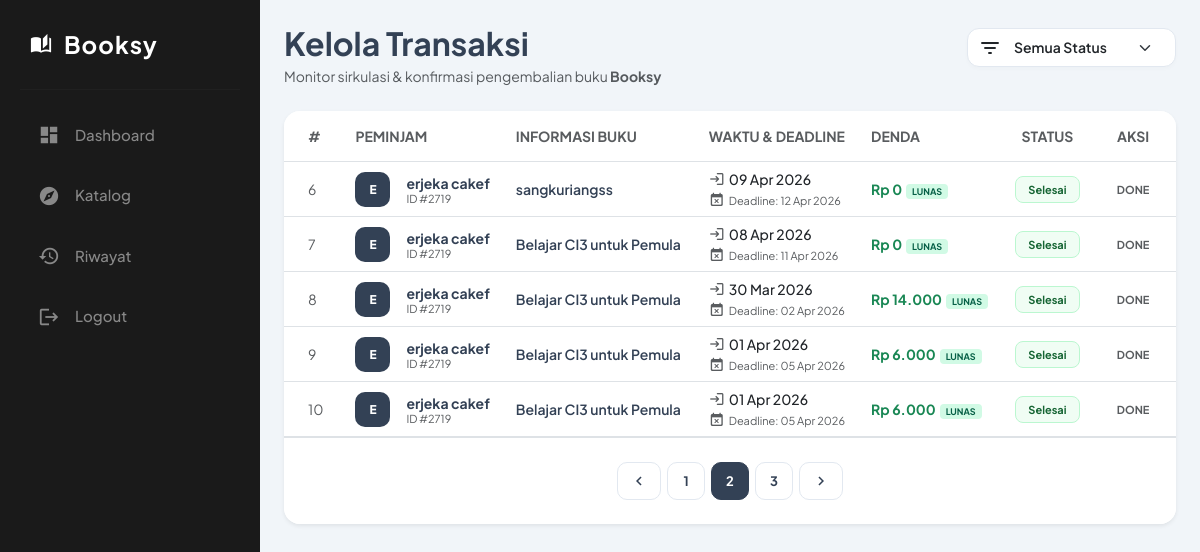
Screenshot of /admin/transaksi/5 with the database file from the repository.
### tables this page shows
CREATE TABLE `peminjaman` (
  `id_peminjaman` int(11) NOT NULL,
  `id_user` int(11) DEFAULT NULL,
  `id_buku` int(11) DEFAULT NULL,
  `tanggal_pinjam` date NOT NULL,
  `tanggal_kembali_real` date DEFAULT NULL,
  `tanggal_deadline` date DEFAULT NULL,
  `status` enum('menunggu','disetujui','ditolak','kembali','pending_kembali') DEFAULT 'menunggu',
  `denda` int(11) DEFAULT 0,
  `status_bayar` enum('belum','lunas') NOT NULL DEFAULT 'belum'
);

CREATE TABLE `users` (
  `id_user` int(11) NOT NULL,
  `username` varchar(50) NOT NULL,
  `password` varchar(255) NOT NULL,
  `nama_lengkap` varchar(100) NOT NULL,
  `alamat` text DEFAULT NULL,
  `role` enum('admin','siswa') DEFAULT 'siswa',
  `created_at` timestamp NOT NULL DEFAULT current_timestamp()
);

CREATE TABLE `buku` (
  `id_buku` int(11) NOT NULL,
  `id_kategori` int(11) DEFAULT NULL,
  `judul` varchar(255) NOT NULL,
  `penulis` varchar(100) DEFAULT NULL,
  `penerbit` varchar(100) DEFAULT NULL,
  `tahun_terbit` int(4) DEFAULT NULL,
  `stok` int(11) DEFAULT 0
);

### index.php (called while the page is built, shortened)
<?php
require_once BASEPATH . 'core/CodeIgniter.php';

### application/views/admin/v_transaksi.php (the view, shortened to what this page needs)
<link href="https://cdn.jsdelivr.net/npm/bootstrap@5.3.0/dist/css/bootstrap.min.css" rel="stylesheet">
<div class="main-content-wrapper">
    <div class="container-fluid p-4">
        <div class="row align-items-center mb-4">
            <div class="col-md-7">
                <h2 class="fw-bold text-dark-grey mb-1">Kelola Transaksi</h2>
                <p class="text-muted small mb-0">Monitor sirkulasi & konfirmasi pengembalian buku <span class="fw-bold">Booksy</span></p>
            </div>
            <div class="col-md-5 mt-3 mt-md-0">
                <form action="<?= base_url('admin/transaksi') ?>" method="GET" class="d-flex gap-2 justify-content-md-end">
                    <div class="filter-box">
                        <span class="material-icons-round">filter_list</span>
                        <select name="status" class="form-select border-0 shadow-none bg-transparent" onchange="this.form.submit()">
                            <option value="">Semua Status</option>
                        </select>
                    </div>
                </form>
            </div>
        </div>
        <div class="card border-0 shadow-sm rounded-4 overflow-hidden mb-4">
            <div class="table-responsive">
                <table class="table table-hover align-middle mb-0">
                    <thead class="bg-light-grey text-uppercase">
                        <tr>
                            <th class="px-4 py-3 text-muted fw-bold small" width="50">#</th>
                            <th class="py-3 text-muted fw-bold small">Peminjam</th>
                            <th class="py-3 text-muted fw-bold small">Informasi Buku</th>
                            <th class="py-3 text-muted fw-bold small">Waktu & Deadline</th>
                            <th class="py-3 text-muted fw-bold small">Denda</th>
                            <th class="py-3 text-muted fw-bold small text-center">Status</th>
                            <th class="py-3 text-muted fw-bold small text-center px-4">Aksi</th>
                        </tr>
                    </thead>
                    <tbody>
                        <?php if(!empty($transaksi)): ?>
                            <?php
                            $no = $this->uri->segment(3) ? $this->uri->segment(3) + 1 : 1;
                            foreach ($transaksi as $t): ?>
                            <tr>
                                <td class="px-4 text-muted small"><?= $no++; ?></td>
                                <td>
                                    <div class="d-flex align-items-center gap-3">
                                        <div class="avatar-circle">
                                            <?= strtoupper(substr($t->nama_lengkap, 0, 1)); ?>
                                        </div>
                                        <div>
                                            <div class="fw-bold text-dark-grey small"><?= $t->nama_lengkap; ?></div>
                                            <div class="text-muted extra-small">ID #<?= $t->id_user; ?></div>
                                        </div>
                                    </div>
                                </td>
                                <td>
                                    <div class="fw-semibold text-dark-grey small"><?= $t->judul; ?></div>
                                </td>
                                <td>
                                    <div class="date-stack">
                                        <div class="d-flex align-items-center gap-1 small fw-medium">
                                            <span class="material-icons-round fs-6 text-muted">login</span>
                                            <?= date('d M Y', strtotime($t->tanggal_pinjam)); ?>
                                        </div>
                                        <div class="d-flex align-items-center gap-1 extra-small mt-1 <?= (strtotime($t->tanggal_deadline) < time() && $t->status != 'kembali') ? 'text-danger fw-bold' : 'text-muted' ?>">
                                            <span class="material-icons-round fs-6">event_busy</span>
                                            Deadline: <?= date('d M Y', strtotime($t->tanggal_deadline)); ?>
                                        </div>
                                    </div>
                                </td>
                                <td>
                                    <?php if ($t->status == 'kembali'): ?>
                                        <div class="text-success fw-bold small">Rp <?= number_format($t->denda, 0, ',', '.') ?><span class="ms-1 badge-lunas">LUNAS</span></div>
                                    <?php else: ?>
                                        <div class="fw-bold small <?= ($t->denda > 0) ? 'text-danger' : 'text-muted opacity-50' ?>">
                                            Rp <?= number_format($t->denda, 0, ',', '.') ?>
                                        </div>
                                    <?php endif; ?>
                                </td>
                                <td class="text-center">
                                    <?php
                                    $status_map = [
                                        'menunggu' => ['label' => 'Pengajuan', 'class' => 'st-waiting'],
                                        'disetujui' => ['label' => 'Dipinjam', 'class' => 'st-active'],
                                        'pending_kembali' => ['label' => 'Menunggu Konfirmasi', 'class' => 'st-pending'],
                                        'kembali' => ['label' => 'Selesai', 'class' => 'st-success'],
                                        'ditolak' => ['label' => 'Ditolak', 'class' => 'st-danger'],
                                    ];
                                    $st = $status_map[$t->status] ?? ['label' => 'Unknown', 'class' => 'bg-secondary'];
                                    ?>
                                    <span class="badge-status <?= $st['class'] ?>"><?= $st['label'] ?></span>
                                </td>
                                <td class="px-4">
                                    <div class="d-flex gap-2 justify-content-center">
                                        <?php if ($t->status == 'menunggu'): ?>
                                            <a href="<?= base_url('admin/setuju_pinjam/'.$t->id_peminjaman.'/'.$t->id_buku); ?>" class="btn-action approve" title="Setujui">
                                                <span class="material-icons-round">check_circle</span>
                                            </a>
                                            <a href="<?= base_url('admin/tolak_pinjam/'.$t->id_peminjaman); ?>" class="btn-action reject" onclick="return confirm('Tolak pengajuan ini?')" title="Tolak">
                                                <span class="material-icons-round">cancel</span>
                                            </a>
                                        <?php else: ?>
                                            <span class="text-muted fw-bold extra-small">DONE</span>
                                        <?php endif; ?>
                                    </div>
                                </td>
                            </tr>
                            <?php endforeach; ?>
                        <?php endif; ?>
                    </tbody>
                </table>
            </div>
            <div class="pagination-container d-flex justify-content-center py-4 bg-white border-top">
                <?= $pagination ?? '' ?>
            </div>
        </div>
    </div>
</div>

### application/views/admin/v_transaksi.php (style rules this page uses)
.main-content-wrapper { margin-left: 260px; min-height: 100vh; transition: 0.3s; }
.text-dark-grey { color: var(--dark-grey); }
.bg-light-grey { background-color: var(--light-grey); }
.extra-small { font-size: 11px; }
.filter-box { background: white; border-radius: 12px; border: 1px solid var(--border-color); display: flex; align-items: center; padding: 2px 10px; box-shadow: 0 2px 4px rgba(0,0,0,0.02); }
.filter-box select { font-size: 14px; font-weight: 600; cursor: pointer; }
.avatar-circle { width: 35px; height: 35px; background: var(--dark-grey); color: white; border-radius: 10px; display: flex; align-items: center; justify-content: center; font-weight: 800; font-size: 12px; }
.table thead th { border-top: none; white-space: nowrap; }
.badge-lunas { font-size: 9px; background: #d1fae5; color: #065f46; padding: 2px 6px; border-radius: 4px; margin-left: 5px; }
.badge-status { padding: 6px 12px; border-radius: 8px; font-size: 11px; font-weight: 700; display: inline-block; white-space: nowrap; }
.st-success { background: #f0fdf4; color: #166534; border: 1px solid #bbf7d0; }
.pagination-container a, .pagination-container strong { display: inline-flex; align-items: center; justify-content: center; min-width: 38px; height: 38px; margin: 0 3px; padding: 0 12px; border-radius: 10px; text-decoration: none; font-weight: 700; font-size: 13px; transition: 0.2s; }
.pagination-container a { background: white; color: var(--dark-grey); border: 1px solid var(--border-color); }

### rows the page displays
peminjaman: id_user.nama_lengkap "E", id_user.nama_lengkap "erjeka cakef", id_user "2719", id_buku.judul "sangkuriangss", tanggal_pinjam "09 Apr 2026", tanggal_deadline "12 Apr 2026", denda "0", status "Selesai", shows "DONE"
peminjaman: id_user.nama_lengkap "E", id_user.nama_lengkap "erjeka cakef", id_user "2719", id_buku.judul "Belajar CI3 untuk Pemula", tanggal_pinjam "08 Apr 2026", tanggal_deadline "11 Apr 2026", denda "0", status "Selesai", shows "DONE"
peminjaman: id_user.nama_lengkap "E", id_user.nama_lengkap "erjeka cakef", id_user "2719", id_buku.judul "Belajar CI3 untuk Pemula", tanggal_pinjam "30 Mar 2026", tanggal_deadline "02 Apr 2026", denda "14.000", status "Selesai", shows "DONE"
peminjaman: id_user.nama_lengkap "E", id_user.nama_lengkap "erjeka cakef", id_user "2719", id_buku.judul "Belajar CI3 untuk Pemula", tanggal_pinjam "01 Apr 2026", tanggal_deadline "05 Apr 2026", denda "6.000", status "Selesai", shows "DONE"
peminjaman: id_user.nama_lengkap "E", id_user.nama_lengkap "erjeka cakef", id_user "2719", id_buku.judul "Belajar CI3 untuk Pemula", tanggal_pinjam "01 Apr 2026", tanggal_deadline "05 Apr 2026", denda "6.000", status "Selesai", shows "DONE"

### other values shown
$pagination "1 2 3"
